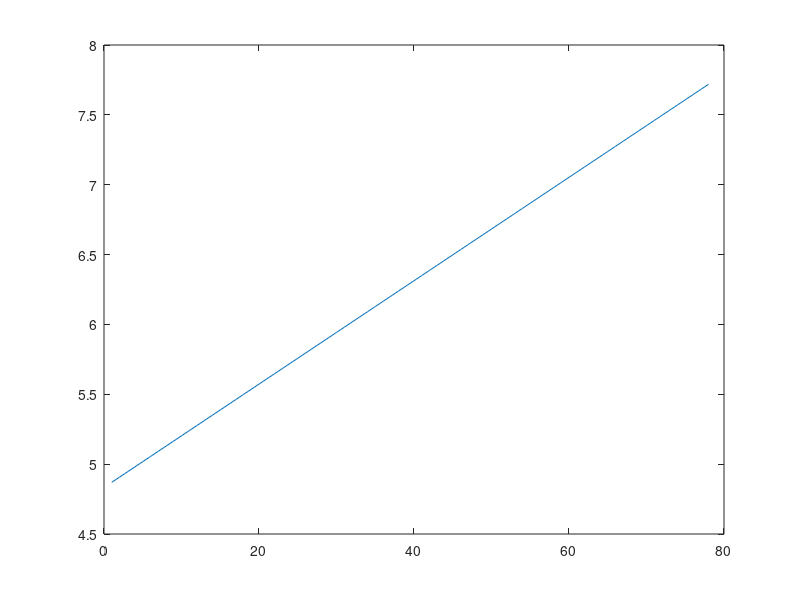
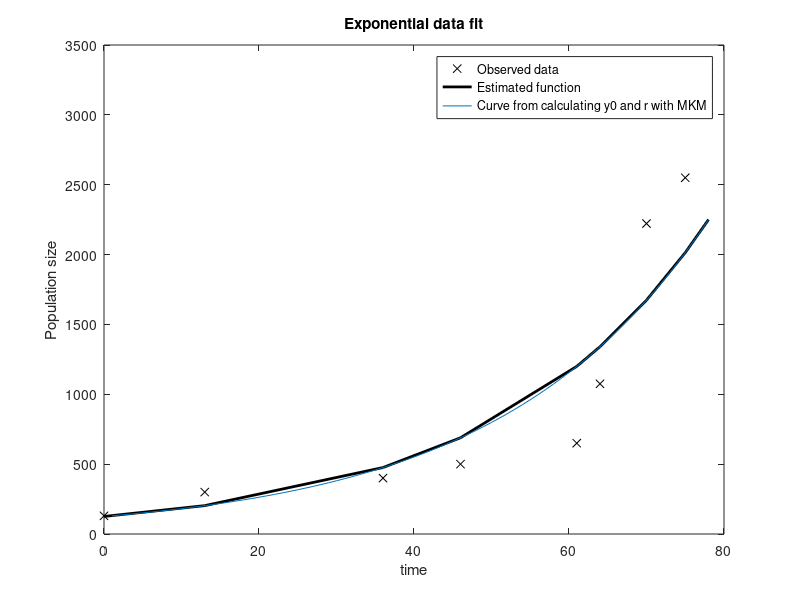

Reproduce these figures in MATLAB, in order.
close all
clear all

load population_data_swedish_bears.mat;
t = t - t(1); % Shift the time so that it starts from t = 0

% Plot observed data
figure(3);
plot(t,data,'kx');
title('Exponential data fit');
xlabel('time');
ylabel('Population size');
% Make data linear
lnData = log(data);
tData = [ones(size(t)),t];
% Estimate parameters using MATLAB row reduction
parameters = tData\lnData;
y0 = exp(parameters(1)); % y0 = exp(lny0);
growthFactor = parameters(2);
% Generate data using the exponential model with estimated parameters
data_fit = y0.*exp(growthFactor.*t);
% Plot resulting data
figure(3);  
hold on
plot(t,data_fit,'k-','linewidth',2);
legend('Observed data','Estimated function');

%______________________________________________

%y=y0.*exp(r.*t);
%log(y)=log(y0) + r*t
%Y=b+m*t

% sumy=sum(log(data));
% sumx=sum(t);
% t2=t.*t;
% sumx2=sum(t2);
% tdata=t.*log(data);
% sumxy=sum(tdata);
% m=(9*sumxy-sumx*sumy)/(9*sumx2-sumx^2);
% b=(sumx2*sumy-sumx*sumxy)/(9*sumx2-sumx^2);
% 
% tid=0;
% Y=0;
% for i=1:78
% Y(i)=m*tid+b;
% tid=tid+1;
% end

tid=1:78;
c=polyfit(t,log(data),1);

r=c(1);
y0=exp(c(2));
yy=y0.*exp(r.*tid);
plot(tid,yy);

legend('Observed data','Estimated function','Curve from calculating y0 and r with MKM');

derp=polyval(c,tid);
figure(2)
plot(tid,derp);


% b=exp(y0)
%______________________________________________

% data_fit = y0.*exp(growthFactor.*t);
% data_fitdiff = growthFactor*y0.*exp(growthFactor.*t);
% 
% tid=1;
% y=1;
% 
% for i=1:78-1
% y(i+1)= y(i)+dt*growthFactor*y0.*exp(growthFactor.*t);
% tid=tid+dt;
% end
% 
% tid=1:78;
% plot(tid,y)


%______________________________________________

% B=polyfit(t,data,1);
% B=polyval(B,t);
% plot(t,B);
% 
% figure(2)
% A=log(data_fit);
% plot(t,A);
% 


%______________________________________________

% Set parameters
% tMax = 78; % Max time
% dt = 1; % Time step
% timeVector = 0:dt:tMax; % Time stamps
% nIterations = length(timeVector); % Number of iterations in Euler forward
% growthRate = 0.0370; % Exponential growth factor (r)
% y0 = 130; % Initial condition
% timeSpan = [0 tMax]; % Time span (used in MATLAB ODE solver)
% % Set dy/dt function
% exp_growth = @(t,y) growthRate.*y;
% 
% 
% % Matlab inbuilt ODE-solver
% [t,y] = ode45(exp_growth, timeSpan, y0);
% % Plot the solution
% figure(3);
% plot(t,y,'r');
% title('Exponential growth');
% xlabel('time');
% ylabel('Population size');
